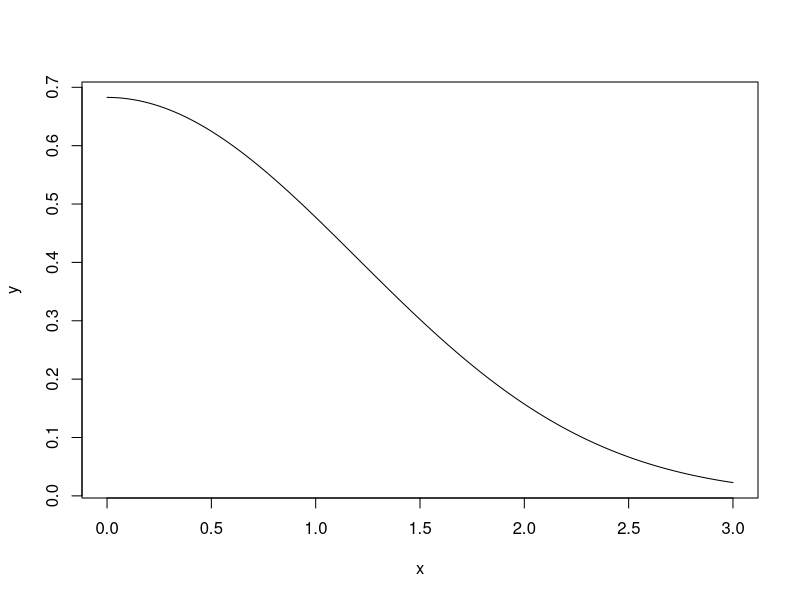
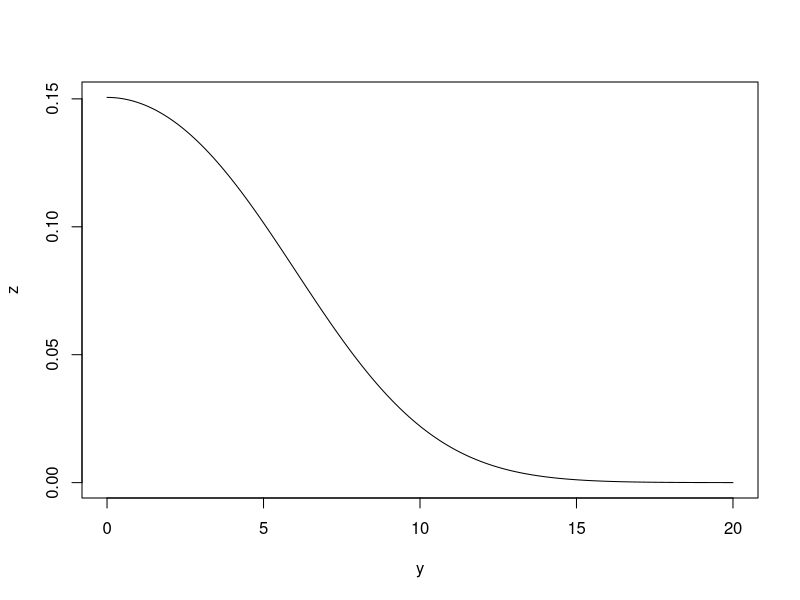
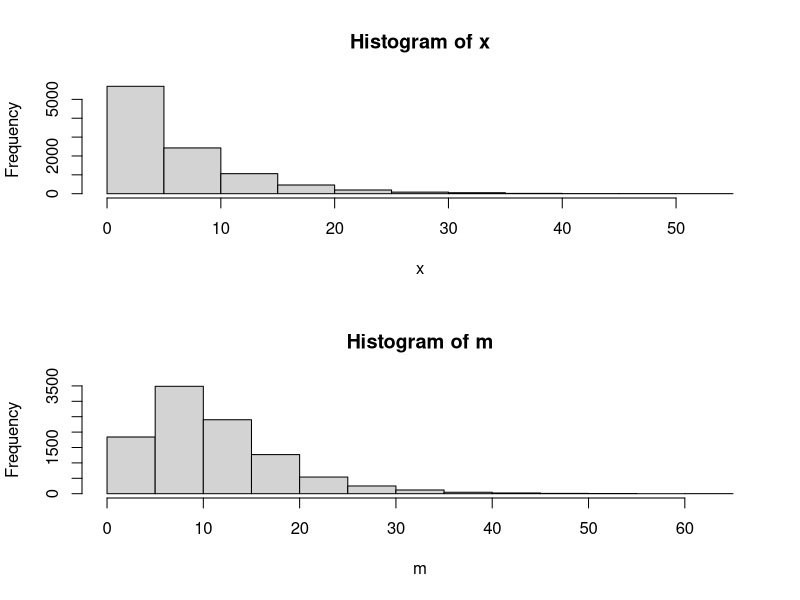

Generate these figures, in order, with R:
## ---- chunk 1
(1-exp(-9/2))-(1-exp(-1/2))
## ---- chunk 2
sqrt(-2*log(1-1/4))
## ---- chunk 3
sqrt(-2*log(1-2/4))
## ---- chunk 4
sqrt(-2*log(1-3/4))
## ---- chunk 5
x <- seq(0, 3, length=1000)
y <- pnorm(1+x)-pnorm(x-1)
plot(x, y, type="l", lwd=1)
## ---- chunk 6
y <- seq(0, 20, length=1000)
z<-(dnorm((y-1)/2,mean=1,sd=2)+dnorm((-y-1)/2,mean=1,sd=2))/2
plot(y, z, type="l", lwd=1)
## ---- chunk 7
x<- rexp(10000,1/6)
y<- rexp(10000,1/6)
z<- rexp(10000,1/6)
m<- pmax(x,y,z)

par(mfrow=c(2,1))
hist(x)
hist(m)
mean(m)
